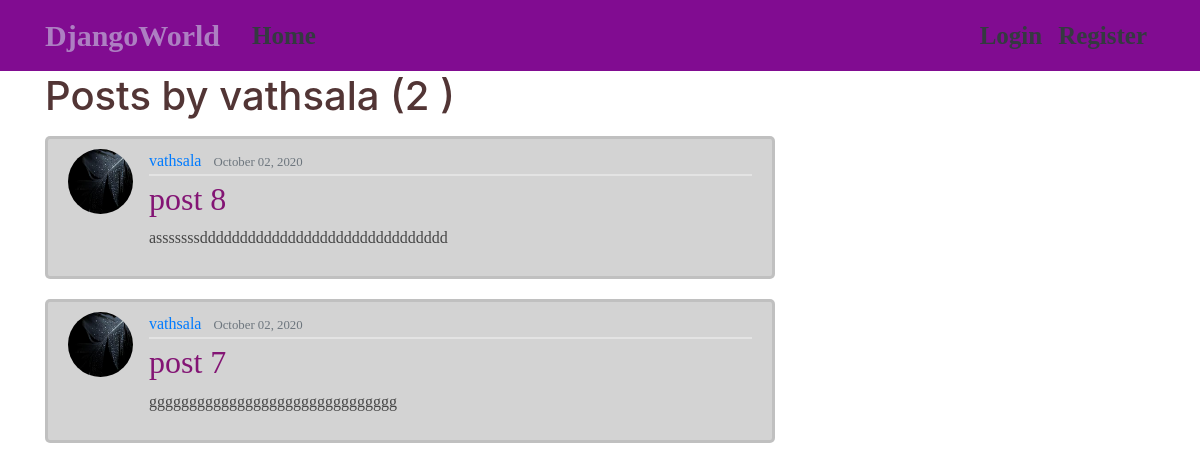
The page /user/vathsala/ on the database its author committed.
### blog/models.py (models this page shows, shortened)
class Post(models.Model):
    title = models.CharField(max_length= 100)
    contents = models.TextField()
    date_posted = models.DateTimeField(default= timezone.now)
    author = models.ForeignKey(User, on_delete = models.CASCADE)

### users/models.py (models this page shows, shortened)
class Profile(models.Model):
    user = models.OneToOneField(User, on_delete=models.CASCADE )
    image= models.ImageField(default='default.jpg',upload_to='profile_pics' )

### blog/views.py (the view)
# urls.py: path('user/<str:username>/', UserPostListView.as_view() , name='user-post'),
class UserPostListView(ListView):
    model = Post
    template_name = 'blog/user_posts.html'     # <app>/<model>_<viewtype> but instead added template name
    context_object_name = 'posts'
    paginate_by = 7
    def get_queryset(self):
        user = get_object_or_404(User, username = self.kwargs.get('username'))
        return Post.objects.filter(author= user).order_by('-date_posted')

### blog/templates/blog/user_posts.html (shortened to what this page needs)
{% extends "blog/base.html" %}
{% block content %}
<h1 class="mb-3" >Posts by {{view.kwargs.username}} ({{ page_obj.paginator.count}} )</h1>
    {% for post in posts %}
        <article class="media content-section">
            <img class=" rounded-circle article-img" src=" {{post.author.profile.image.url}} " alt="profile">
            <div class="media-body">
            <div class="article-metadata">
                <a class="mr-2" href=" {% url 'user-post' post.author.username %} ">{{ post.author }}</a>
                <small class="text-muted">{{ post.date_posted|date:"F d, Y" }}</small>
            </div>
            <h2><a class="article-title" href="{% url 'post-detail' post.id %}">{{ post.title }}</a></h2>
            <p class="article-content">{{ post.contents }}</p>
            </div>
         </article>
    {% endfor %}
{% endblock content %}

### blog/static/blog/main.css (style rules this page uses)
body { background: #fafafa; color: #333333; margin-top: 5rem; }
h1, h2, h3, h4, h5, h6 { color: #523535; }
.content-section { background-color: rgba(211, 211, 211, 0.986); padding: 10px 20px; border: 3px solid #00000018; border-radius: 5px; margin-bottom: 20px; font-family: cursive; }
.article-title { color: #831474; }
.article-content { white-space: pre-line; color: rgb(70, 70, 70); }
.article-img { height: 65px; width: 65px; margin-right: 16px; }
.article-metadata { padding-bottom: 1px; margin-bottom: 4px; border-bottom: 2px solid #e3e3e3 }

### rows shown on the page
Post: author.profile.image (placeholder picture), author "vathsala", date_posted "October 02, 2020", title "post 8", contents "asssssssddddddddddddddddddddddddddddddd"
Post: author.profile.image (placeholder picture), author "vathsala", date_posted "October 02, 2020", title "post 7", contents "ggggggggggggggggggggggggggggggg"

### other values the page prints
{{ view.kwargs.username }} "vathsala"
{{ page_obj.paginator.count }} "2"
